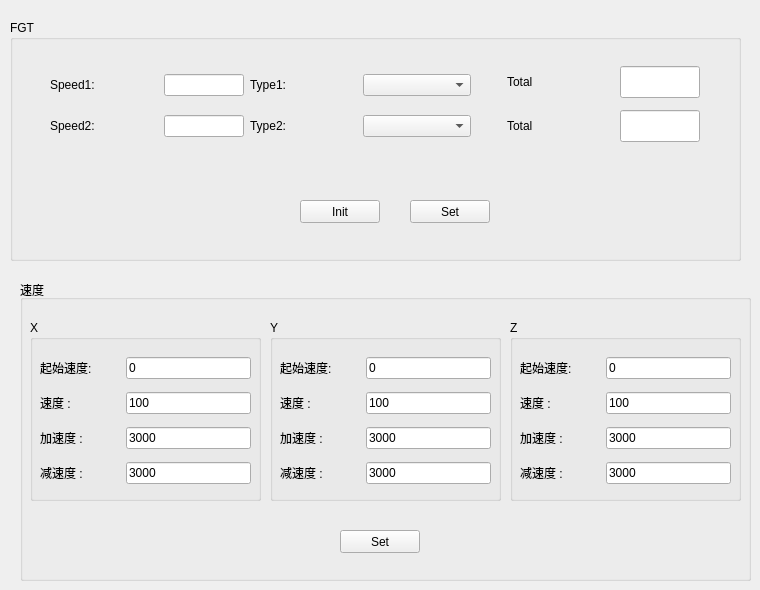
    <widget class="QWidget" name="fgt">
     <attribute name="title">
      <string>FGT</string>
     </attribute>
     <widget class="QGroupBox" name="groupBox_6">
      <property name="geometry">
       <rect>
        <x>10</x>
        <y>20</y>
        <width>731</width>
        <height>241</height>
       </rect>
      </property>
      <property name="title">
       <string>FGT</string>
      </property>
      <widget class="QPushButton" name="btnFgtSet">
       <property name="geometry">
        <rect>
         <x>400</x>
         <y>180</y>
         <width>80</width>
         <height>23</height>
        </rect>
       </property>
       <property name="text">
        <string>Set</string>
       </property>
      </widget>
      <widget class="QPushButton" name="btnFgtInit">
       <property name="geometry">
        <rect>
         <x>290</x>
         <y>180</y>
         <width>80</width>
         <height>23</height>
        </rect>
       </property>
       <property name="text">
        <string>Init</string>
       </property>
      </widget>
      <widget class="QWidget" name="layoutWidget">
       <property name="geometry">
        <rect>
         <x>40</x>
         <y>41</y>
         <width>421</width>
         <height>91</height>
        </rect>
       </property>
       <layout class="QGridLayout" name="gridLayout">
        <item row="0" column="0">
         <widget class="QLabel" name="label_5">
          <property name="text">
           <string>Speed1:</string>
          </property>
         </widget>
        </item>
        <item row="0" column="1">
         <widget class="QLineEdit" name="fgts1">
          <property name="maximumSize">
           <size>
            <width>80</width>
            <height>16777215</height>
           </size>
          </property>
         </widget>
        </item>
        <item row="0" column="2">
         <widget class="QLabel" name="label_3">
          <property name="text">
           <string>Type1:</string>
          </property>
         </widget>
        </item>
        <item row="0" column="3">
         <widget class="QComboBox" name="fgtType1"/>
        </item>
        <item row="1" column="0">
         <widget class="QLabel" name="label_6">
          <property name="text">
           <string>Speed2:</string>
          </property>
         </widget>
        </item>
        <item row="1" column="1">
         <widget class="QLineEdit" name="fgts2">
          <property name="maximumSize">
           <size>
            <width>80</width>
            <height>16777215</height>
           </size>
          </property>
         </widget>
        </item>
        <item row="1" column="2">
         <widget class="QLabel" name="label_4">
          <property name="text">
           <string>Type2:</string>
          </property>
         </widget>
        </item>
        <item row="1" column="3">
         <widget class="QComboBox" name="fgtType2"/>
        </item>
       </layout>
      </widget>
      <widget class="QLineEdit" name="fgtsT2">
       <property name="geometry">
        <rect>
         <x>610</x>
         <y>90</y>
         <width>80</width>
         <height>32</height>
        </rect>
       </property>
       <property name="maximumSize">
        <size>
         <width>80</width>
         <height>16777215</height>
        </size>
       </property>
      </widget>
      <widget class="QLineEdit" name="fgtsT1">
       <property name="geometry">
        <rect>
         <x>610</x>
         <y>46</y>
         <width>80</width>
         <height>32</height>
        </rect>
       </property>
       <property name="maximumSize">
        <size>
         <width>80</width>
         <height>16777215</height>
        </size>
       </property>
      </widget>
      <widget class="QLabel" name="label_24">
       <property name="geometry">
        <rect>
         <x>497</x>
         <y>90</y>
         <width>107</width>
         <height>32</height>
        </rect>
       </property>
       <property name="text">
        <string>Total</string>
       </property>
      </widget>
      <widget class="QLabel" name="label_25">
       <property name="geometry">
        <rect>
         <x>497</x>
         <y>46</y>
         <width>107</width>
         <height>32</height>
        </rect>
       </property>
       <property name="text">
        <string>Total</string>
       </property>
      </widget>
     </widget>
     <widget class="QGroupBox" name="groupBox_s">
      <property name="geometry">
       <rect>
        <x>20</x>
        <y>280</y>
        <width>731</width>
        <height>301</height>
       </rect>
      </property>
      <property name="title">
       <string>速度</string>
      </property>
      <widget class="QPushButton" name="btnSpeedSet">
       <property name="geometry">
        <rect>
         <x>320</x>
         <y>250</y>
         <width>80</width>
         <height>23</height>
        </rect>
       </property>
       <property name="text">
        <string>Set</string>
       </property>
      </widget>
      <widget class="QGroupBox" name="groupBox_7">
       <property name="geometry">
        <rect>
         <x>10</x>
         <y>40</y>
         <width>231</width>
         <height>181</height>
        </rect>
       </property>
       <property name="title">
        <string>X</string>
       </property>
       <widget class="QWidget" name="">
        <property name="geometry">
         <rect>
          <x>10</x>
          <y>30</y>
          <width>211</width>
          <height>141</height>
         </rect>
        </property>
        <layout class="QGridLayout" name="gridLayout_2">
         <item row="0" column="0">
          <widget class="QLabel" name="label_29">
           <property name="minimumSize">
            <size>
             <width>80</width>
             <height>0</height>
            </size>
           </property>
           <property name="maximumSize">
            <size>
             <width>80</width>
             <height>16777215</height>
            </size>
           </property>
           <property name="text">
            <string>起始速度:</string>
           </property>
          </widget>
         </item>
         <item row="0" column="1">
          <widget class="QLineEdit" name="xInitSpeed">
           <property name="text">
            <string>0</string>
           </property>
          </widget>
         </item>
         <item row="1" column="0">
          <widget class="QLabel" name="lxSpeed">
           <property name="minimumSize">
            <size>
             <width>80</width>
             <height>0</height>
            </size>
           </property>
           <property name="maximumSize">
            <size>
             <width>80</width>
             <height>16777215</height>
            </size>
           </property>
           <property name="text">
            <string>速度 :</string>
           </property>
          </widget>
         </item>
         <item row="1" column="1">
          <widget class="QLineEdit" name="xSpeed">
           <property name="text">
            <string>100</string>
           </property>
          </widget>
         </item>
         <item row="2" column="0">
          <widget class="QLabel" name="lxAcc">
           <property name="minimumSize">
            <size>
             <width>80</width>
             <height>0</height>
            </size>
           </property>
           <property name="maximumSize">
            <size>
             <width>80</width>
             <height>16777215</height>
            </size>
           </property>
           <property name="text">
            <string>加速度 :</string>
           </property>
          </widget>
         </item>
         <item row="2" column="1">
          <widget class="QLineEdit" name="xAcc">
           <property name="text">
            <string>3000</string>
           </property>
          </widget>
         </item>
         <item row="3" column="0">
          <widget class="QLabel" name="label_27">
           <property name="minimumSize">
            <size>
             <width>80</width>
             <height>0</height>
            </size>
           </property>
           <property name="maximumSize">
            <size>
             <width>80</width>
             <height>16777215</height>
            </size>
           </property>
           <property name="text">
            <string>减速度 :</string>
           </property>
          </widget>
         </item>
         <item row="3" column="1">
          <widget class="QLineEdit" name="xDec">
           <property name="text">
            <string>3000</string>
           </property>
          </widget>
         </item>
        </layout>
       </widget>
      </widget>
      <widget class="QGroupBox" name="groupBox_8">
       <property name="geometry">
        <rect>
         <x>250</x>
         <y>40</y>
         <width>231</width>
         <height>181</height>
        </rect>
       </property>
       <property name="title">
        <string>Y</string>
       </property>
       <widget class="QWidget" name="layoutWidget_2">
        <property name="geometry">
         <rect>
          <x>10</x>
          <y>30</y>
          <width>211</width>
          <height>141</height>
         </rect>
        </property>
        <layout class="QGridLayout" name="gridLayout_3">
         <item row="0" column="0">
          <widget class="QLabel" name="label_30">
           <property name="minimumSize">
            <size>
             <width>80</width>
             <height>0</height>
            </size>
           </property>
           <property name="maximumSize">
            <size>
             <width>80</width>
             <height>16777215</height>
            </size>
           </property>
           <property name="text">
            <string>起始速度:</string>
           </property>
          </widget>
         </item>
         <item row="0" column="1">
          <widget class="QLineEdit" name="yInitSpeed">
           <property name="text">
            <string>0</string>
           </property>
          </widget>
         </item>
         <item row="1" column="0">
          <widget class="QLabel" name="lxSpeed_2">
           <property name="minimumSize">
            <size>
             <width>80</width>
             <height>0</height>
            </size>
           </property>
           <property name="maximumSize">
            <size>
             <width>80</width>
             <height>16777215</height>
            </size>
           </property>
           <property name="text">
            <string>速度 :</string>
           </property>
          </widget>
         </item>
         <item row="1" column="1">
          <widget class="QLineEdit" name="ySpeed">
           <property name="text">
            <string>100</string>
           </property>
          </widget>
         </item>
         <item row="2" column="0">
          <widget class="QLabel" name="lxAcc_2">
           <property name="minimumSize">
            <size>
             <width>80</width>
             <height>0</height>
            </size>
           </property>
           <property name="maximumSize">
            <size>
             <width>80</width>
             <height>16777215</height>
            </size>
           </property>
           <property name="text">
            <string>加速度 :</string>
           </property>
          </widget>
         </item>
         <item row="2" column="1">
          <widget class="QLineEdit" name="yAcc">
           <property name="text">
            <string>3000</string>
           </property>
          </widget>
         </item>
         <item row="3" column="0">
          <widget class="QLabel" name="label_28">
           <property name="minimumSize">
            <size>
             <width>80</width>
             <height>0</height>
            </size>
           </property>
           <property name="maximumSize">
            <size>
             <width>80</width>
             <height>16777215</height>
            </size>
           </property>
           <property name="text">
            <string>减速度 :</string>
           </property>
          </widget>
         </item>
         <item row="3" column="1">
          <widget class="QLineEdit" name="yDec">
           <property name="text">
            <string>3000</string>
           </property>
          </widget>
         </item>
        </layout>
       </widget>
      </widget>
      <widget class="QGroupBox" name="groupBox_9">
       <property name="geometry">
        <rect>
         <x>490</x>
         <y>40</y>
         <width>231</width>
         <height>181</height>
        </rect>
       </property>
       <property name="title">
        <string>Z</string>
       </property>
       <widget class="QWidget" name="layoutWidget_3">
        <property name="geometry">
         <rect>
          <x>10</x>
          <y>30</y>
          <width>211</width>
          <height>141</height>
         </rect>
        </property>
        <layout class="QGridLayout" name="gridLayout_4">
         <item row="0" column="0">
          <widget class="QLabel" name="label_31">
           <property name="minimumSize">
            <size>
             <width>80</width>
             <height>0</height>
            </size>
           </property>
           <property name="maximumSize">
            <size>
             <width>80</width>
             <height>16777215</height>
            </size>
           </property>
           <property name="text">
            <string>起始速度:</string>
           </property>
          </widget>
         </item>
         <item row="0" column="1">
          <widget class="QLineEdit" name="zInitSpeed">
           <property name="text">
            <string>0</string>
           </property>
          </widget>
         </item>
         <item row="1" column="0">
          <widget class="QLabel" name="lxSpeed_3">
           <property name="minimumSize">
            <size>
             <width>80</width>
             <height>0</height>
            </size>
           </property>
           <property name="maximumSize">
            <size>
             <width>80</width>
             <height>16777215</height>
            </size>
           </property>
           <property name="text">
            <string>速度 :</string>
           </property>
          </widget>
         </item>
         <item row="1" column="1">
          <widget class="QLineEdit" name="zSpeed">
           <property name="text">
            <string>100</string>
           </property>
          </widget>
         </item>
         <item row="2" column="0">
          <widget class="QLabel" name="lxAcc_3">
           <property name="minimumSize">
            <size>
             <width>80</width>
             <height>0</height>
            </size>
           </property>
           <property name="maximumSize">
            <size>
             <width>80</width>
             <height>16777215</height>
            </size>
           </property>
           <property name="text">
            <string>加速度 :</string>
           </property>
          </widget>
         </item>
         <item row="2" column="1">
          <widget class="QLineEdit" name="zAcc">
           <property name="text">
            <string>3000</string>
           </property>
          </widget>
         </item>
         <item row="3" column="0">
          <widget class="QLabel" name="label_32">
           <property name="minimumSize">
            <size>
             <width>80</width>
             <height>0</height>
            </size>
           </property>
           <property name="maximumSize">
            <size>
             <width>80</width>
             <height>16777215</height>
            </size>
           </property>
           <property name="text">
            <string>减速度 :</string>
           </property>
          </widget>
         </item>
         <item row="3" column="1">
          <widget class="QLineEdit" name="zDec">
           <property name="text">
            <string>3000</string>
           </property>
          </widget>
         </item>
        </layout>
       </widget>
      </widget>
     </widget>
    </widget>
